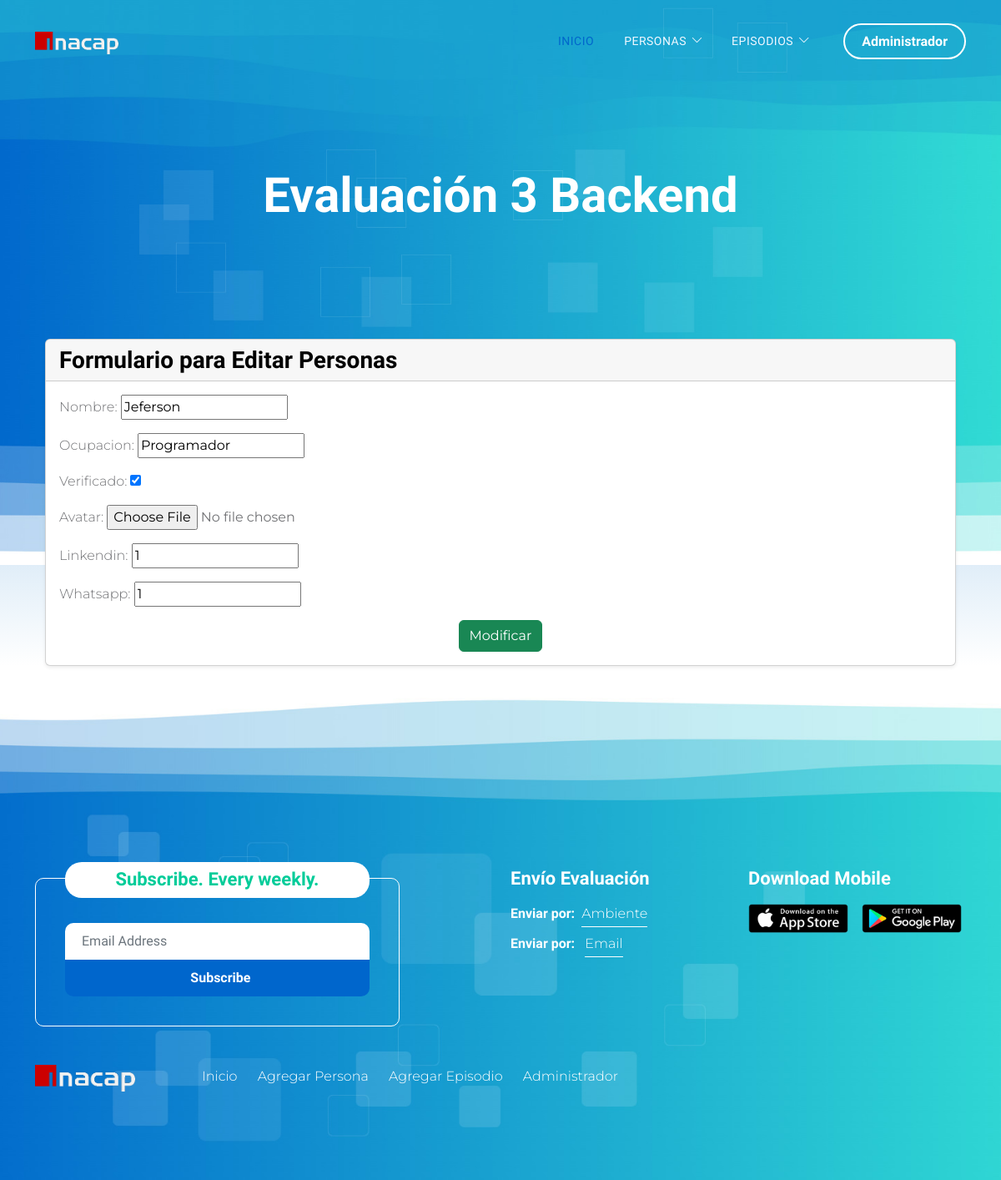
Page /update/11 on the committed database.
### core/models.py (models this page shows, shortened)
class Persona(models.Model):
    nombre = models.CharField(max_length=100)
    ocupacion = models.CharField(max_length=50)
    verificado = models.BooleanField()
    avatar = models.ImageField (null=True, blank=True)
    linkendin = models.CharField(max_length=100)
    whatsapp = models.CharField(max_length=50)

### core/views.py (the view, shortened to what this page needs)
# urls.py: path('update/<id>', update, name="update"),
def update(request, id):
    personas = Persona.objects.get(id=id)
    datos = {
        'form': PersonaForm(instance=personas)
    }
    return render(request, 'core/persona/update.html', datos)

### core/forms.py
class PersonaForm(ModelForm):
    class Meta:
        model = Persona
        fields = ['nombre','ocupacion','verificado','avatar','linkendin', 'whatsapp']

### core/templates/core/persona/update.html (shortened to what this page needs)
{% extends 'core/base.html' %}
{% load static %}
{% block principal %}
<div class="container mt-4">
    <div class="card shadow-sm">
        <div class="card-header text-white">
            <h4 class="mb-0">Formulario para Editar Personas</h4>
        </div>
        <div class="card-body">
            <form method="POST" enctype="multipart/form-data">
                <div class="form-group">
                    {{ form.as_p }}
                </div>
                <div class="text-center mt-3">
                    <button type="submit" class="btn btn-success">
                         Modificar
                    </button>
                </div>
            </form>
        </div>
    </div>
</div>
{% endblock %}

### core/static/core/css/templatemo-pod-talk.css (style rules this page uses)
:root { --white-color: #ffffff; --primary-color: #00CC99; --secondary-color: #0066CC; --section-bg-color: #f0f8ff; --custom-btn-bg-color: #0066CC; --custom-btn-bg-hover-color: #00CC99; --dark-color: #000000; --p-color: #717275; --border-color: #7fffd4; --link-hover-color: #0066CC; --body-font-family: 'Montserrat', sans-serif; --title-font-family: 'Sono', sans-serif; --h1-font-size: 58px; --h2-font-size: 46px; --h3-font-size: 32px; --h4-font-size: 28px; --h5-font-size: 24px; --h6-font-size: 22px; --p-font-size: 16px; --menu-font-size: 14px; --border-radius-large: 100px; --border-radius-medium: 20px; --border-radius-small: 10px; --font-weight-light: 300; --font-weight-normal: 400; --font-weight-medium: 500; --font-weight-semibold: 600; --font-weight-bold: 700; }
body { background-color: var(--white-color); font-family: var(--body-font-family); }
h2, h3, h4, h5, h6 { color: var(--dark-color); }
h1, h2, h3, h4, h5, h6 { font-family: var(--title-font-family); font-weight: var(--font-weight-semibold); }
h4 { font-size: var(--h4-font-size); }
p { color: var(--p-color); font-size: var(--p-font-size); font-weight: var(--font-weight-light); }
a, button { touch-action: manipulation; transition: all 0.3s; }

### rows in the picture
Persona: nombre "Jeferson", ocupacion "Programador", verificado "☑", linkendin "1", whatsapp "1"
